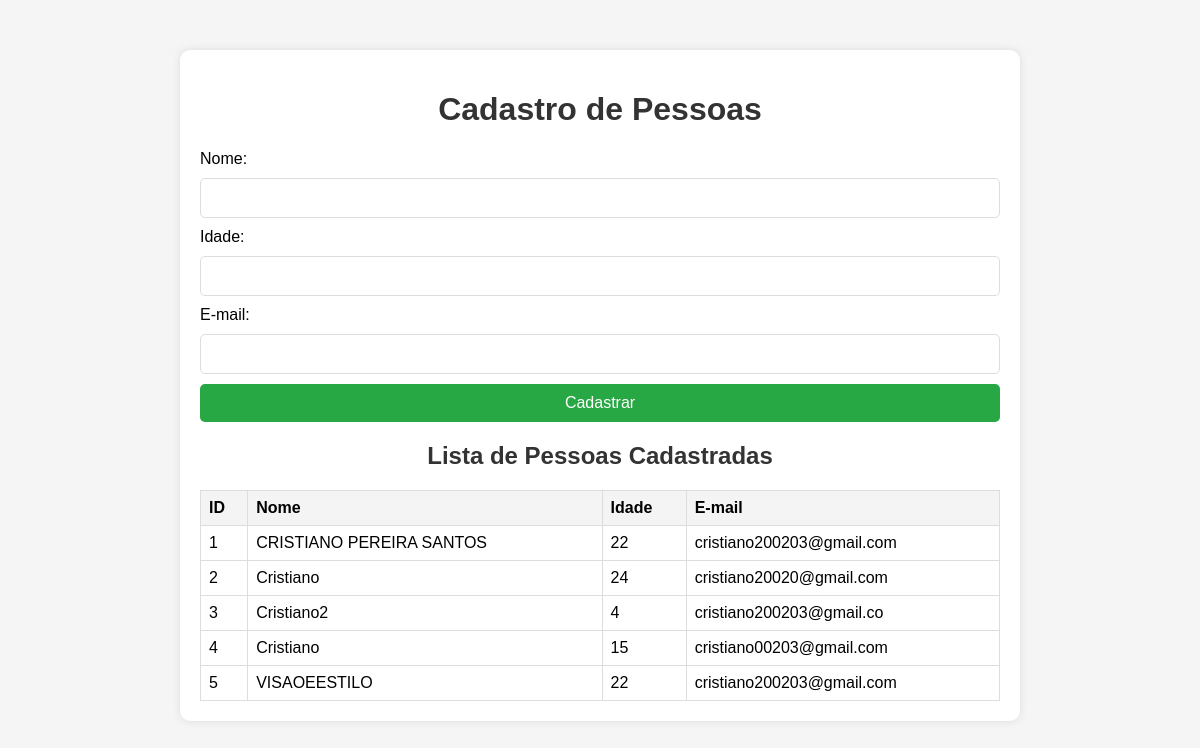
The page / on the database its author committed.
### tables this page shows
CREATE TABLE people (
            id INTEGER PRIMARY KEY AUTOINCREMENT,
            name TEXT NOT NULL,
            age INTEGER NOT NULL,
            email TEXT NOT NULL
        );

### excessocont/app.py (the view, shortened to what this page needs)
@app.route('/', methods=['GET', 'POST'])
def index():
    conn = sqlite3.connect('database.db')
    cursor = conn.cursor()
    cursor.execute('SELECT * FROM people')
    people = cursor.fetchall()
    conn.close()
    return render_template('index.html', people=people)

### excessocont/templates/index.html (shortened to what this page needs)
<!DOCTYPE html>
<html lang="en">
<head>
    <link rel="stylesheet" href="/static/style.css">
</head>
<body>
    <div class="container">
        <h1>Cadastro de Pessoas</h1>
        <form method="POST" action="/">
            <label for="name">Nome:</label>
            <input type="text" id="name" name="name" required>
            <label for="age">Idade:</label>
            <input type="number" id="age" name="age" required>
            <label for="email">E-mail:</label>
            <input type="email" id="email" name="email" required>
            <button type="submit">Cadastrar</button>
        </form>
        <h2>Lista de Pessoas Cadastradas</h2>
        <table>
            <thead>
                <tr>
                    <th>ID</th>
                    <th>Nome</th>
                    <th>Idade</th>
                    <th>E-mail</th>
                </tr>
            </thead>
            <tbody>
                {% for person in people %}
                <tr>
                    <td>{{ person[0] }}</td>
                    <td>{{ person[1] }}</td>
                    <td>{{ person[2] }}</td>
                    <td>{{ person[3] }}</td>
                </tr>
                {% endfor %}
            </tbody>
        </table>
    </div>
</body>
</html>

### excessocont/static/style.css (style rules this page uses)
body { font-family: Arial, sans-serif; margin: 0; padding: 0; background-color: #f5f5f5; }
.container { max-width: 800px; margin: 50px auto; background: white; padding: 20px; border-radius: 10px; box-shadow: 0 0 10px rgba(0, 0, 0, 0.1); }
h1, h2 { text-align: center; color: #333; }
form { display: flex; flex-direction: column; gap: 10px; }
input, button { padding: 10px; font-size: 16px; border: 1px solid #ddd; border-radius: 5px; }
button { background-color: #28a745; color: white; border: none; cursor: pointer; }
table { width: 100%; border-collapse: collapse; margin-top: 20px; }
table, th, td { border: 1px solid #ddd; }
th, td { text-align: left; padding: 8px; }
th { background-color: #f4f4f4; }

### rows shown on the page
people: id "1", name "CRISTIANO PEREIRA SANTOS", age "22", email "cristiano200203@gmail.com"
people: id "2", name "Cristiano", age "24", email "cristiano20020@gmail.com"
people: id "3", name "Cristiano2", age "4", email "cristiano200203@gmail.co"
people: id "4", name "Cristiano", age "15", email "cristiano00203@gmail.com"
people: id "5", name "VISAOEESTILO", age "22", email "cristiano200203@gmail.com"
